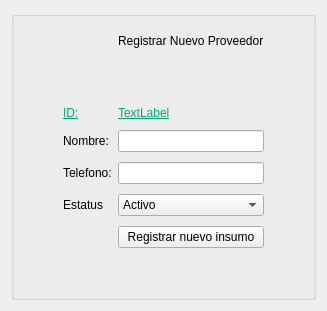
                <widget class="QWidget" name="RegistrarProveedor">
                 <property name="styleSheet">
                  <string notr="true"/>
                 </property>
                 <attribute name="title">
                  <string>Registrar proveedor</string>
                 </attribute>
                 <layout class="QVBoxLayout" name="verticalLayout_8">
                  <item>
                   <widget class="QGroupBox" name="groupBox_3">
                    <property name="title">
                     <string/>
                    </property>
                    <layout class="QGridLayout" name="gridLayout_6">
                     <property name="verticalSpacing">
                      <number>10</number>
                     </property>
                     <item row="7" column="4">
                      <spacer name="verticalSpacer_9">
                       <property name="orientation">
                        <enum>Qt::Vertical</enum>
                       </property>
                       <property name="sizeHint" stdset="0">
                        <size>
                         <width>20</width>
                         <height>40</height>
                        </size>
                       </property>
                      </spacer>
                     </item>
                     <item row="4" column="1" colspan="2">
                      <widget class="QLabel" name="label_22">
                       <property name="styleSheet">
                        <string notr="true">font: 14pt &quot;MS Shell Dlg 2&quot;;</string>
                       </property>
                       <property name="text">
                        <string>Telefono:</string>
                       </property>
                      </widget>
                     </item>
                     <item row="0" column="5">
                      <spacer name="horizontalSpacer_15">
                       <property name="orientation">
                        <enum>Qt::Horizontal</enum>
                       </property>
                       <property name="sizeHint" stdset="0">
                        <size>
                         <width>40</width>
                         <height>20</height>
                        </size>
                       </property>
                      </spacer>
                     </item>
                     <item row="5" column="1">
                      <widget class="QLabel" name="label_25">
                       <property name="text">
                        <string>Estatus</string>
                       </property>
                      </widget>
                     </item>
                     <item row="0" column="4">
                      <widget class="QLabel" name="label_24">
                       <property name="minimumSize">
                        <size>
                         <width>30</width>
                         <height>30</height>
                        </size>
                       </property>
                       <property name="maximumSize">
                        <size>
                         <width>1500</width>
                         <height>200</height>
                        </size>
                       </property>
                       <property name="styleSheet">
                        <string notr="true">font: 75 36pt &quot;MS Shell Dlg 2&quot;;</string>
                       </property>
                       <property name="lineWidth">
                        <number>-1</number>
                       </property>
                       <property name="text">
                        <string>Registrar Nuevo Proveedor</string>
                       </property>
                       <property name="alignment">
                        <set>Qt::AlignLeading|Qt::AlignLeft|Qt::AlignVCenter</set>
                       </property>
                      </widget>
                     </item>
                     <item row="6" column="4">
                      <widget class="QPushButton" name="pushButton_Registrar_Proveedor">
                       <property name="text">
                        <string>Registrar nuevo insumo</string>
                       </property>
                      </widget>
                     </item>
                     <item row="5" column="4">
                      <widget class="QComboBox" name="comboBox_Estatus_Proveedor">
                       <item>
                        <property name="text">
                         <string>Activo</string>
                        </property>
                       </item>
                       <item>
                        <property name="text">
                         <string>Inactivo</string>
                        </property>
                       </item>
                      </widget>
                     </item>
                     <item row="2" column="4">
                      <widget class="QLabel" name="ID_Proveedor">
                       <property name="styleSheet">
                        <string notr="true">font: 75 14pt &quot;MS Shell Dlg 2&quot;;
text-decoration: underline;
color:rgb(0, 170, 127);</string>
                       </property>
                       <property name="text">
                        <string>TextLabel</string>
                       </property>
                      </widget>
                     </item>
                     <item row="1" column="4">
                      <spacer name="verticalSpacer_10">
                       <property name="orientation">
                        <enum>Qt::Vertical</enum>
                       </property>
                       <property name="sizeHint" stdset="0">
                        <size>
                         <width>20</width>
                         <height>40</height>
                        </size>
                       </property>
                      </spacer>
                     </item>
                     <item row="2" column="1">
                      <widget class="QLabel" name="label_23">
                       <property name="styleSheet">
                        <string notr="true">font: 75 14pt &quot;MS Shell Dlg 2&quot;;
text-decoration: underline;
color:rgb(0, 170, 127);
</string>
                       </property>
                       <property name="text">
                        <string>ID:</string>
                       </property>
                      </widget>
                     </item>
                     <item row="4" column="0">
                      <spacer name="horizontalSpacer_13">
                       <property name="orientation">
                        <enum>Qt::Horizontal</enum>
                       </property>
                       <property name="sizeHint" stdset="0">
                        <size>
                         <width>40</width>
                         <height>20</height>
                        </size>
                       </property>
                      </spacer>
                     </item>
                     <item row="3" column="4">
                      <widget class="QLineEdit" name="lineEdit_Nombre_Proveedor"/>
                     </item>
                     <item row="3" column="1" colspan="2">
                      <widget class="QLabel" name="label_27">
                       <property name="styleSheet">
                        <string notr="true">font: 14pt &quot;MS Shell Dlg 2&quot;;</string>
                       </property>
                       <property name="text">
                        <string>Nombre:</string>
                       </property>
                      </widget>
                     </item>
                     <item row="4" column="4">
                      <widget class="QLineEdit" name="lineEdit_Telefono_Proveedor"/>
                     </item>
                    </layout>
                   </widget>
                  </item>
                 </layout>
                </widget>
